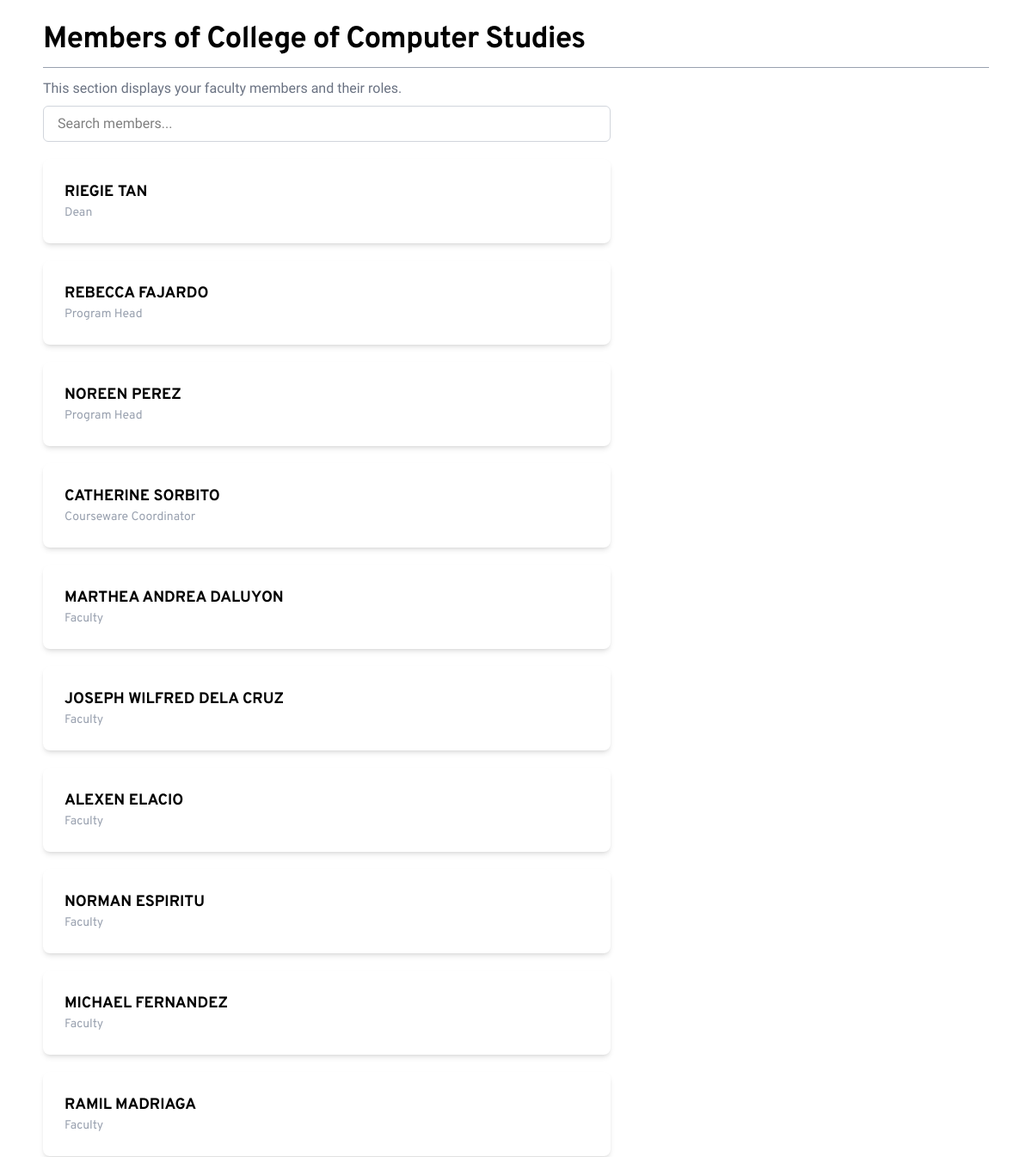
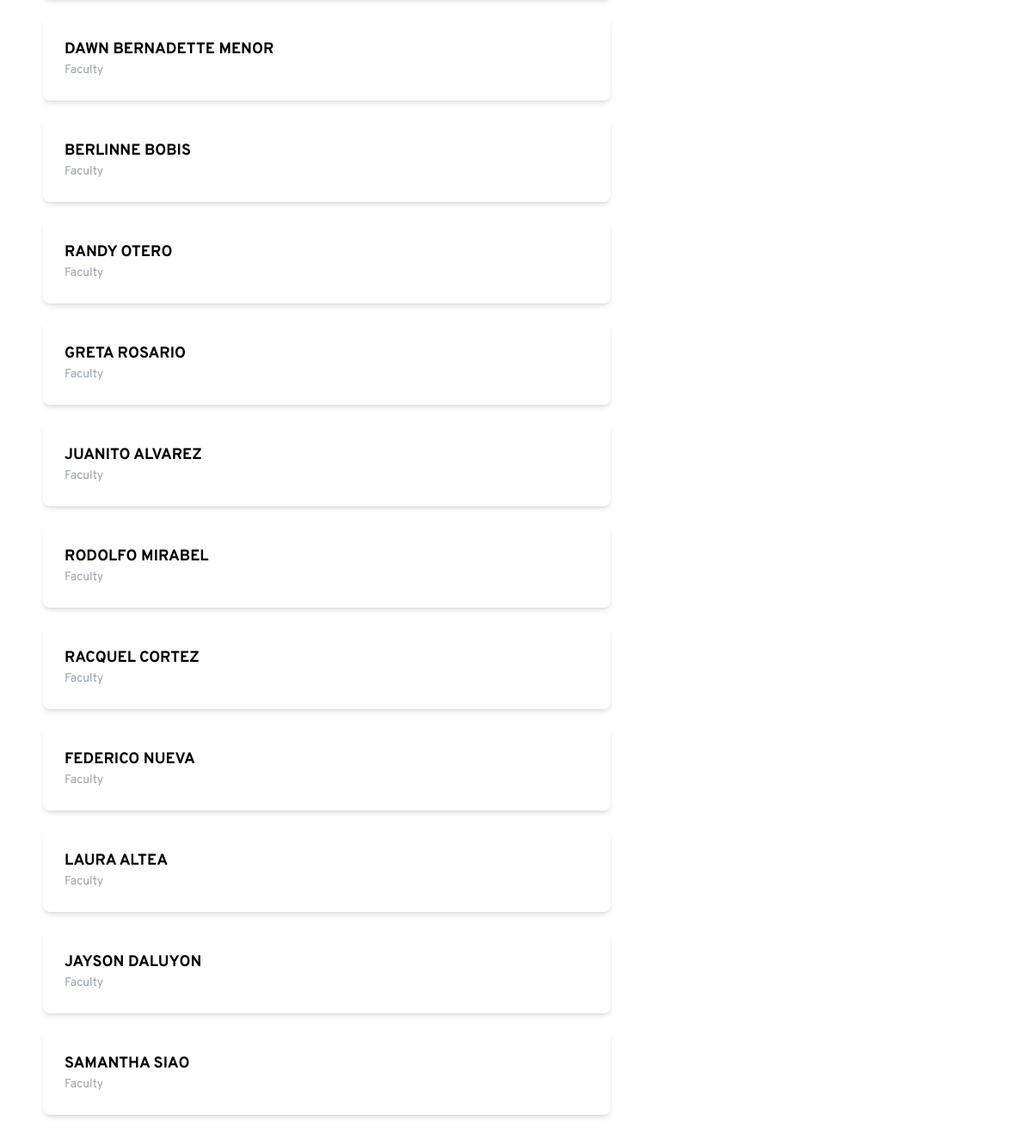
Screenshot of /main/faculty/faculty_frame.php (signed in) with the database file from the repository (2 pictures, top to bottom).
### tables this page shows
CREATE TABLE `personnel` (
  `PersonnelID` int(11) NOT NULL AUTO_INCREMENT,
  `FirstName` varchar(50) NOT NULL,
  `LastName` varchar(50) NOT NULL,
  `Gender` enum('Male','Female','Other') DEFAULT NULL,
  `Role` varchar(10) DEFAULT NULL,
  `FacultyID` int(11) DEFAULT NULL,
  `AccountID` int(11) DEFAULT NULL,
  PRIMARY KEY (`PersonnelID`),
  KEY `FacultyID` (`FacultyID`),
  KEY `AccountID` (`AccountID`),
  CONSTRAINT `personnel_ibfk_1` FOREIGN KEY (`FacultyID`) REFERENCES `faculties` (`FacultyID`),
  CONSTRAINT `personnel_ibfk_2` FOREIGN KEY (`AccountID`) REFERENCES `accounts` (`AccountID`) ON DELETE SET NULL ON UPDATE CASCADE
);

CREATE TABLE `faculties` (
  `FacultyID` int(11) NOT NULL AUTO_INCREMENT,
  `Faculty` varchar(100) DEFAULT NULL,
  `JoinCode` varchar(5) NOT NULL,
  PRIMARY KEY (`FacultyID`),
  UNIQUE KEY `JoinCode` (`JoinCode`)
);

### main/faculty/faculty_frame.php (the view, shortened to what this page needs)
<?php
$conn = new mysqli("localhost", "root", "", "cms");
$accountID = $_SESSION['AccountID'];
$userRole = "";
$userRoleQuery = "SELECT Role FROM personnel WHERE AccountID = ?";
$roleStmt = $conn->prepare($userRoleQuery);
$roleStmt->bind_param("i", $accountID);
$roleStmt->execute();
$roleResult = $roleStmt->get_result();
if ($roleResult && $roleResult->num_rows > 0) {
    $userRole = $roleResult->fetch_assoc()['Role'];
}
$facultyName = "Faculty";
$members = [];
$sql = "SELECT personnel.FacultyID, faculties.Faculty, faculties.JoinCode
        FROM personnel
        JOIN faculties ON personnel.FacultyID = faculties.FacultyID
        WHERE personnel.AccountID = ?";
$stmt = $conn->prepare($sql);
$stmt->bind_param("i", $accountID);
$stmt->execute();
$result = $stmt->get_result();
if ($result && $result->num_rows > 0) {
    $row = $result->fetch_assoc();
    $facultyID = $row['FacultyID'];
    $facultyName = $row['Faculty'];
    $memberQuery = "SELECT FirstName, LastName, Role, AccountID
                FROM personnel
                WHERE FacultyID = ?
                ORDER BY
                    CASE Role
                        WHEN 'DN' THEN 1
                        WHEN 'PH' THEN 2
                        WHEN 'COR' THEN 3
                        WHEN 'FM' THEN 4
                        ELSE 5
                    END";
    $memberStmt = $conn->prepare($memberQuery);
    $memberStmt->bind_param("i", $facultyID);
    $memberStmt->execute();
    $memberResult = $memberStmt->get_result();
    while ($memberRow = $memberResult->fetch_assoc()) {
        $members[] = $memberRow;
    }
} else {
    $facultyName = "No Faculty Assigned";
}
?>
<!DOCTYPE html>
<html lang="en">
<head>
    <link href="../../src/tailwind/output.css" rel="stylesheet" />
</head>
<body>
    <div class="flex-1 flex flex-col px-[50px] pt-[15px] overflow-y-auto pb-[50px]">
    <h1 class="py-[5px] text-[35px] tracking-tight font-overpass font-bold flex items-center gap-4">Members of
            <?php echo htmlspecialchars($facultyName); ?>
        </h1>
        <hr class="border-gray-400">
        <?php if ($userRole === 'DN'): ?>
            <p class="text-gray-500 mt-3 mb-5 font-onest">Here you can view, delete, and change the roles of your faculty members.</p>
            <?php else: ?>
                <p class="text-gray-500 mt-3 mb-2 font-onest">This section displays your faculty members and their roles.</p>
            <?php endif; ?>
            <div class="mb-5 w-[60%]">
                <input type="text" id="searchInput" placeholder="Search members..." class="w-full px-4 py-2 rounded-md border border-gray-300 focus:outline-none focus:ring-2 focus:ring-blue-400 font-onest" />
            </div>
        <div class="grid grid-cols-1 grid-rows-3 gap-5 w-[60%]">
            <?php if (!empty($members)): ?>
                <?php foreach ($members as $member): ?>
                    <div class="member-card bg-white p-[25px] font-overpass rounded-lg shadow-md flex justify-between items-center">
                        <div>
                            <h2 class="text-lg font-bold"><?php echo htmlspecialchars($member['FirstName'] . ' ' . $member['LastName']); ?></h2>
                            <?php
                                $roleMap = [
                                    'FM' => 'Faculty',
                                    'DN' => 'Dean',
                                    'PH' => 'Program Head',
                                    'COR' => 'Courseware Coordinator'                                ];
                                $readableRole = $roleMap[$member['Role']] ?? $member['Role'];
                            ?>
                            <div class="text-sm text-gray-400"><?php echo htmlspecialchars($readableRole); ?></div>
                        </div>
                    </div>
                <?php endforeach; ?>
            <?php else: ?>
                <p class="text-gray-500 text-center">No members found in your faculty.</p>
            <?php endif; ?>
        </div>
    </div>
</body>
</html>

### main/faculty/faculty_frame.php (style rules this page uses)
body { font-family: 'Inter', sans-serif; }
.font-overpass { font-family: 'Overpass', sans-serif; }
.font-onest { font-family: 'Onest', sans-serif; }

### rows the page displays
personnel: FacultyID.Faculty "College of Computer Studies", FirstName+LastName "LAURA ALTEA", Role "Faculty"
personnel: FirstName+LastName "RIEGIE TAN", Role "Dean"
personnel: FirstName+LastName "REBECCA FAJARDO", Role "Program Head"
personnel: FirstName+LastName "NOREEN PEREZ", Role "Program Head"
personnel: FirstName+LastName "CATHERINE SORBITO", Role "Courseware Coordinator"
personnel: FirstName+LastName "MARTHEA ANDREA DALUYON", Role "Faculty"
personnel: FirstName+LastName "JOSEPH WILFRED DELA CRUZ", Role "Faculty"
personnel: FirstName+LastName "ALEXEN ELACIO", Role "Faculty"
personnel: FirstName+LastName "NORMAN ESPIRITU", Role "Faculty"
personnel: FirstName+LastName "MICHAEL FERNANDEZ", Role "Faculty"
personnel: FirstName+LastName "RAMIL MADRIAGA", Role "Faculty"
personnel: FirstName+LastName "DAWN BERNADETTE MENOR", Role "Faculty"
personnel: FirstName+LastName "BERLINNE BOBIS", Role "Faculty"
personnel: FirstName+LastName "RANDY OTERO", Role "Faculty"
personnel: FirstName+LastName "GRETA ROSARIO", Role "Faculty"
personnel: FirstName+LastName "JUANITO ALVAREZ", Role "Faculty"
personnel: FirstName+LastName "RODOLFO MIRABEL", Role "Faculty"
personnel: FirstName+LastName "RACQUEL CORTEZ", Role "Faculty"
personnel: FirstName+LastName "FEDERICO NUEVA", Role "Faculty"
personnel: FirstName+LastName "JAYSON DALUYON", Role "Faculty"
personnel: FirstName+LastName "SAMANTHA SIAO", Role "Faculty"
